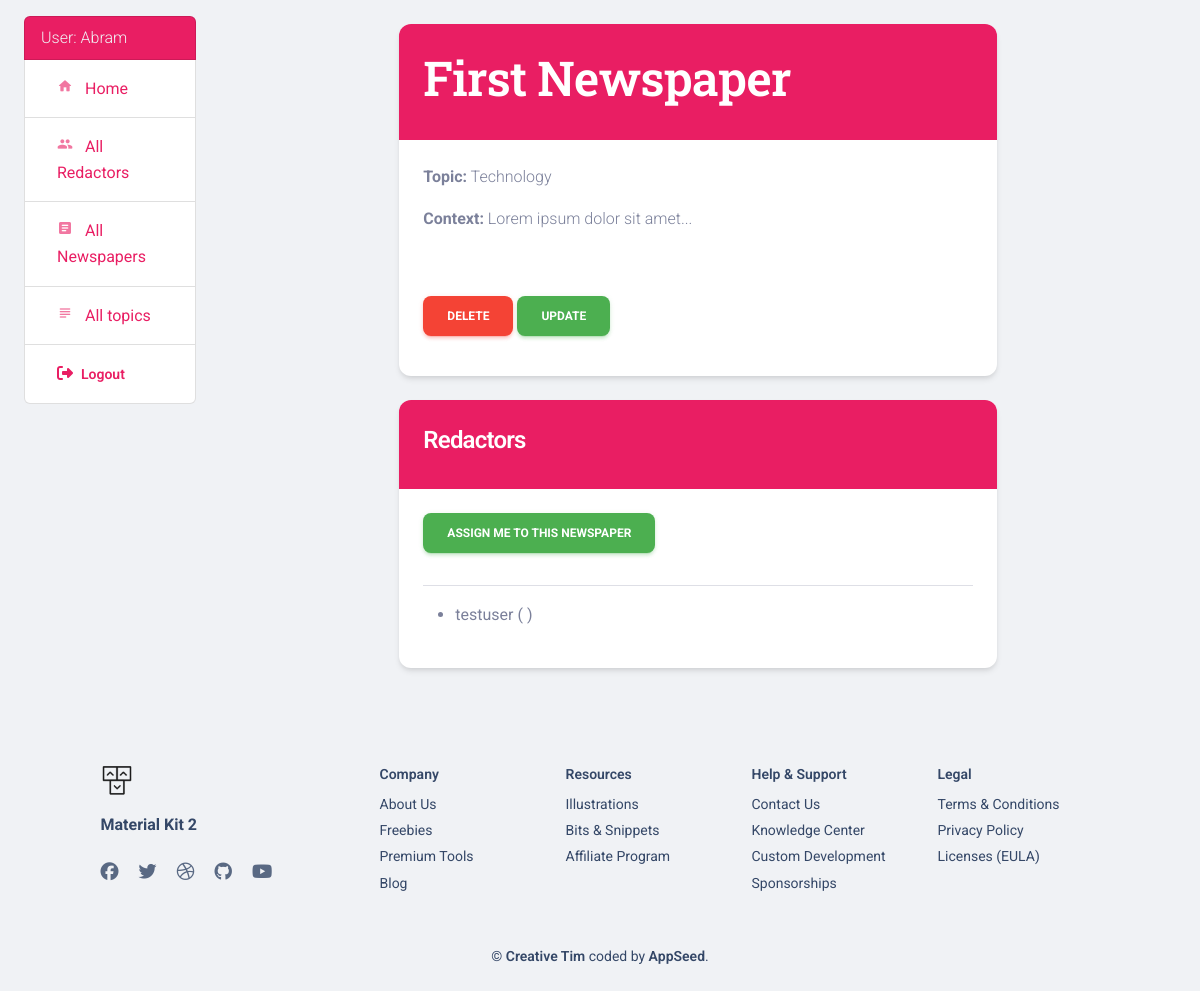
The app's page /newspapers/1/ (signed in) with its own data.
### agency/models.py (models this page shows, shortened)
class Redactor(AbstractUser):
    years_of_experience = models.IntegerField(null=True, blank=True)
    class Meta:
        ordering = ["username"]
        verbose_name = "redactor"
        verbose_name_plural = "redactors"
    def get_absolute_url(self):
        return reverse("agency:redactor-detail", kwargs={"pk": self.pk})

class Newspaper(models.Model):
    title = models.CharField(max_length=255)
    context = models.TextField(max_length=255, blank=True)
    published_date = models.DateTimeField(auto_now_add=True)
    topic = models.ForeignKey(Topic, on_delete=models.CASCADE)
    redactors = models.ManyToManyField(Redactor, related_name="newspapers")

class Topic(models.Model):
    name = models.CharField(max_length=255, unique=True)
    class Meta:
        ordering = ["name"]
    def __str__(self):
        return self.name

### agency/views.py (the view)
class NewspaperDetailView(LoginRequiredMixin, generic.DetailView):
    model = Newspaper

### agency/context_processors.py (called while the page is built)
def cfg_assets_root(request):
    return {"ASSETS_ROOT": settings.ASSETS_ROOT}

### templates/agency/newspaper_detail.html
{% extends "base-fullscreen.html" %}
{% block content %}
  <div class="container">
    <div class="row justify-content-center">
      <div class="col-lg-8">
        <div class="card mt-4">
          <div class="card-header bg-primary text-white">
            <h1 class="card-title text-white">{{ newspaper.title }}</h1>
          </div>
          <div class="card-body">
            <p><strong>Topic:</strong> {{ newspaper.topic }}</p>
            <p><strong>Context:</strong> {{ newspaper.context }}</p>
          </div>
          <div class="card-footer">
            <a href="{% url 'agency:newspaper-delete' pk=newspaper.pk %}" class="btn btn-danger mr-2">
              Delete
            </a>
            <a href="{% url 'agency:newspaper-update' pk=newspaper.pk %}" class="btn btn-success">
              Update
            </a>
          </div>
        </div>
        <div class="card mt-4">
          <div class="card-header bg-primary text-white">
            <h4 class="card-title text-white">Redactors</h4>
          </div>
          <div class="card-body">
            {% if newspaper in user.newspapers.all %}
              <a href="{% url 'agency:toggle-newspaper-assign' pk=newspaper.id %}" class="btn btn-danger mb-3">
                Delete me from this newspaper
              </a>
            {% else %}
              <a href="{% url 'agency:toggle-newspaper-assign' pk=newspaper.id %}" class="btn btn-success mb-3">
                Assign me to this newspaper
              </a>
            {% endif %}
            <hr>
            <ul>
              {% for redactor in newspaper.redactors.all %}
                <li>{{ redactor.username }} ({{ redactor.first_name }} {{ redactor.last_name }})</li>
              {% endfor %}
            </ul>
          </div>
        </div>
      </div>
    </div>
  </div>
{% endblock %}

### templates/includes/navigation.html (shortened to what this page needs)
<ul class="sidebar-nav list-group">
  {% if request.user.is_authenticated %}
    <li class="list-group-item bg-primary text-light">User: <a href="{{ user.get_absolute_url }}" class="text-light">{{ user.get_username }}</a></li>
  {% endif %}
  <li class="list-group-item sidebar-title">
    <a href="/" class="nav-link">
      <i class="material-icons opacity-6 me-2 text-md">home</i>
      Home
    </a>
  </li>
  <li class="list-group-item">
    <a href="{% url 'agency:redactor-list' %}" class="nav-link">
      <i class="material-icons opacity-6 me-2 text-md">people</i>
      All Redactors
    </a>
  </li>
  <li class="list-group-item">
    <a href="{% url 'agency:newspaper-list' %}" class="nav-link">
      <i class="material-icons opacity-6 me-2 text-md">article</i>
      All Newspapers
    </a>
  </li>
  <li class="list-group-item dropdown">
    <a href="{% url 'agency:topic-list' %}" class="nav-link">
      <i class="material-icons opacity-6 me-2 text-md">subject</i>
      All topics
    </a>
  </li>
  {% if request.user.is_authenticated %}
    <li class="list-group-item">
      <a href="{% url 'logout' %}" class="nav-link">
        <i class="fa fa-sign-out me-1"></i>
        <p class="d-inline text-sm z-index-1 font-weight-bold" data-bs-toggle="tooltip" data-bs-placement="bottom" title="Sign OUT">Logout</p>
      </a>
    </li>
  {% endif %}
</ul>

### templates/includes/navigation.html (style rules this page uses)
.sidebar-nav { margin-top: 1em; }

### records on screen
Redactor: get_username "Abram"
Newspaper: title "First Newspaper", topic "Technology", context "Lorem ipsum dolor sit amet..."
Redactor: username "testuser"
